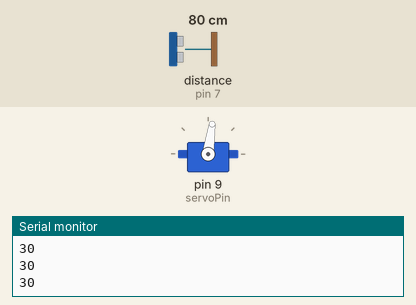
A sketch run on a simulated Arduino Uno, built with avr-gcc and run on an emulated ATmega328P. On the bench: servo, the last lines printed to the serial monitor. Wiring (inferred from the names in the program): ultrasonic range finder: trigger pin 6; echo pin 7. Inputs (shaded band) come from the test bench; at power-on: distance to the obstacle (sensor on pin 7) 80 cm. The echo pulse lasts 58.3 µs per cm.

Above: at 2.2 s.
2.3 s: distance to the obstacle (sensor on pin 7) set to 9 cm
At 4.9 s:
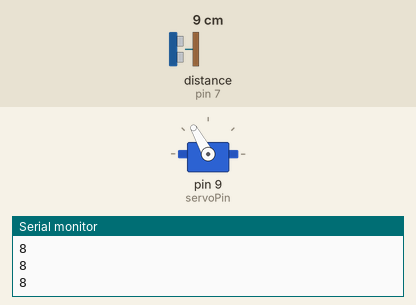
5.2 s: distance to the obstacle (sensor on pin 7) set to 35 cm
At 5.7 s:
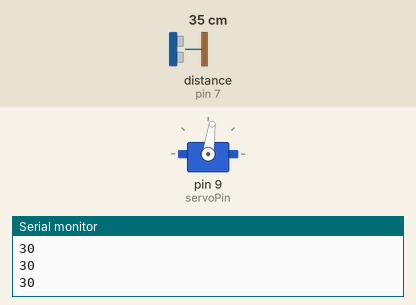
6.7 s: distance to the obstacle (sensor on pin 7) set to 2 cm
At 8.2 s:
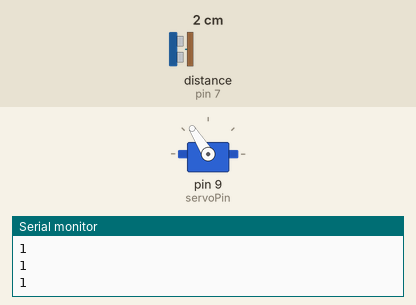
Timing chart, 0 to 9.7 s (numbered marks = the images above; inputs shaded):
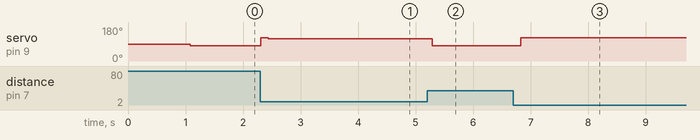

Measured:
- after the input at 2.3 s, servo on pin 9 (servoPin): 82° → 122° at once, → 118° 0.12 s later, → 119° 1.4 s later
- after the input at 5.2 s, servo on pin 9 (servoPin): 119° → 82° after 0.09 s
- after the input at 6.7 s, servo on pin 9 (servoPin): 82° → 122° after 0.12 s

The sketch:

PID_Top_Dengeleme_Projesi_Kodlari.ino
```cpp
#include<Servo.h>
#include<PID_v1.h>
const int servoPin = 9; // Sarı Kablo
float Kp = 2.5;// İlk Oransal Kazanç
float Ki = 0.1; // İlk İntegral Kazancı
float Kd = 0.5; //İlk Türev Kazancı
double Setpoint, Input, Output, ServoOutput;
PID myPID(&Input, &Output, &Setpoint, Kp, Ki, Kd, DIRECT);
Servo myServo;
#define trigPin 6
#define echoPin 7
void setup() {

Serial.begin(9600);
myServo.attach(servoPin);
Input = readPosition();
myPID.SetMode(AUTOMATIC);
myPID.SetOutputLimits(-20,20); // -80 ile 80 derece arası
pinMode(trigPin, OUTPUT);
pinMode(echoPin, INPUT);
}

void loop()
{
Setpoint = 15; // Denge Noktası
Input = readPosition();

myPID.Compute();

ServoOutput=102+Output;
myServo.write(ServoOutput);
}

float readPosition() {
delay(40);
long duration, cm;
unsigned long now = millis();
digitalWrite(trigPin, LOW);
delayMicroseconds(2);
digitalWrite(trigPin, HIGH);
delayMicroseconds(10);
digitalWrite(trigPin, LOW);
duration = pulseIn(echoPin, HIGH);
cm = (duration/2) / 29.1;

if(cm > 30) // 30 cm top için maksimum pozisyon
{cm=30;}

Serial.println(cm);

return cm; //Mesafe değerini döndürür.
}
```
